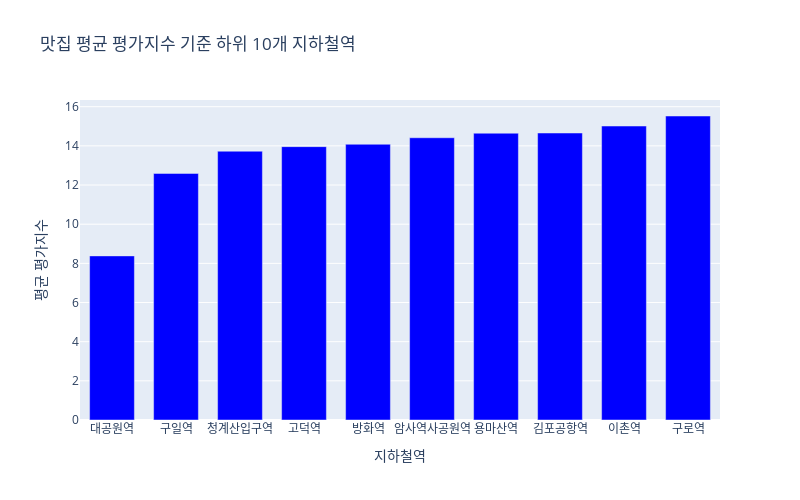

Notebook code for this chart:
### Code cell
# value 오름차순 정렬 (작은 값이 먼저 오게)
station_avg_value_sorted = station_value_avg.sort_values(by='value', ascending=True)

# 하위 10개만 추출
value_bottom10 = station_avg_value_sorted.head(10)

# 그래프 그리기
fig = px.bar(
    value_bottom10,
    x='station',
    y='value',
    title='맛집 평균 평가지수 기준 하위 10개 지하철역',
    color_discrete_sequence=['blue']
)

fig.update_layout(
    width=800,
    height=500,
    bargap=0.3,
    xaxis_title='지하철역',
    yaxis_title='평균 평가지수'
)

fig.show()

### Figure 1 — Plotly figure (JSON) as saved in the notebook; plotly's stock layout.template omitted (floating-point values rounded to 4 significant figures)
{"data": [{"hovertemplate": "station=%{x}<br>value=%{y}<extra></extra>", "legendgroup": "", "marker": {"color": "blue", "pattern": {"shape": ""}}, "name": "", "orientation": "v", "showlegend": false, "textposition": "auto", "type": "bar", "x": ["대공원역", "구일역", "청계산입구역", "고덕역", "방화역", "암사역사공원역", "용마산역", "김포공항역", "이촌역", "구로역"], "xaxis": "x", "y": [8.381, 12.59, 13.73, 13.96, 14.08, 14.42, 14.65, 14.66, 15.01, 15.53], "yaxis": "y"}], "layout": {"bargap": 0.3, "barmode": "relative", "height": 500, "legend": {"tracegroupgap": 0}, "title": {"text": "맛집 평균 평가지수 기준 하위 10개 지하철역"}, "width": 800, "xaxis": {"anchor": "y", "domain": [0, 1], "title": {"text": "지하철역"}}, "yaxis": {"anchor": "x", "domain": [0, 1], "title": {"text": "평균 평가지수"}}}}
